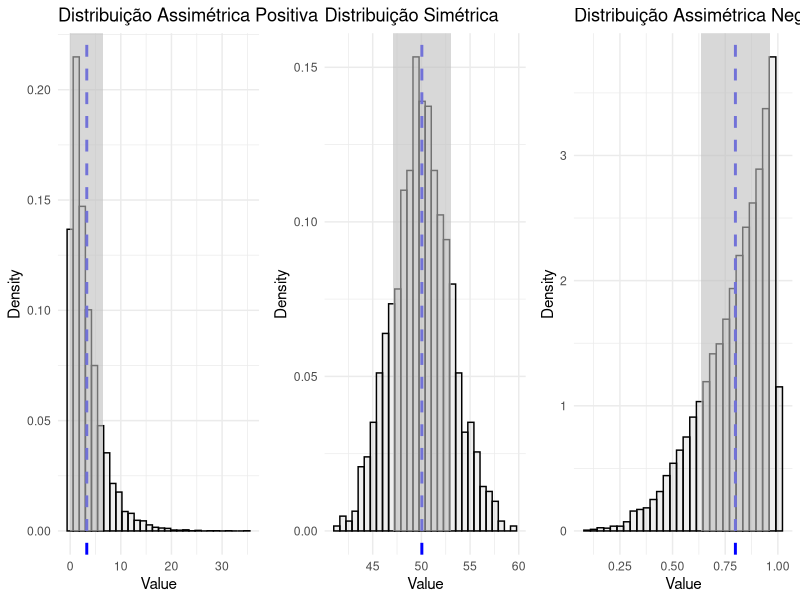

Write R code to recreate this figure.
## ---- chunk 1
#| echo: false
tempo_req_A = rnorm(10,70,0.5) |> round()

knitr::kable(table(tempo_req_A),col.names = c("Tempo de resposta (A)","Freq"))
## ---- chunk 2
#| echo: false

tempo_req_B = rnorm(10,70,1.5) |> round()
knitr::kable(table(tempo_req_B),col.names = c("Tempo de resposta (B)","Freq"))
## ---- chunk 3
#| echo: false
require(tidyverse)
set.seed(45)
dados = runif(20,35,40) |> round()
tabela = tibble::tibble(X = sort(dados) |> unique(),
               fa = table(dados),
               fr = prop.table(fa),
               Fa = cumsum(fa),
               Fr = cumsum(fr) )
knitr::kable(tabela)
## ---- chunk 4
x = c(35,36,37,38,39,40)
x  = rep(x,c(1,6,9,2,1,1))
range(x)
max(x)-min(x)
## ---- chunk 5
#| echo: false
require(tidyverse)
set.seed(3)
dados.interval = runif(50,35,50) |> round()
HIST = hist(dados.interval,plot=F)
interval = cut(dados.interval,HIST$breaks,right = T)
tabela.interval = tibble::tibble(X = sort(interval) |> unique(),
               PM = HIST$mids,          
               fa = table(interval),
               fr = prop.table(fa) |> round(2),
               Fa = cumsum(fa),
               Fr = cumsum(fr) ) |> t()
knitr::kable(tabela.interval)

## ---- chunk 6
x = seq(35,49,2)
x  = rep(x,c(3,10,9,5,12,2,8,1))
range(x)
max(x)-min(x)
## ---- chunk 7
x = c(35,36,37,38,39,40)
x  = rep(x,c(1,6,9,2,1,1))
IQR(x)
max(x) - min(x)
## ---- chunk 8
x = c(35,36,37,38,39,40,90)
x  = rep(x,c(1,6,9,2,1,1,3))
IQR(x)
max(x) - min(x)
## ---- chunk 9
x = c(3,6,5,7,9)
var(x)
## ---- chunk 10
#| echo: false

knitr::kable(tabela)
## ---- chunk 11
x = c(35,36,37,38,39,40)
n = 20
fr = c(0.05,0.30,0.45,0.10,0.05,0.05)
fa = n*fr
media.ponderada = weighted.mean(x = x,w = fr)

sum(fa*(x-media.ponderada)^2)/(n-1)



## ---- chunk 12
#| echo: false

knitr::kable(tabela.interval)
## ---- chunk 13
x = c(seq(35,49,2))
n = 50
fr = c(0.06,0.20,0.18,0.10,0.24,0.04,0.16,0.02)
fa = n*fr
media.ponderada = weighted.mean(x = x,w = fr)
sum(fa*(x-media.ponderada)^2)/(n-1)
## ---- chunk 14
#| echo: false
(servidor = rnorm(20,30,5) |> round() )
## ---- chunk 15
#| echo: false

library(ggplot2)
library(cowplot)
create_distribution_plot <- function(data, title) {
  mean_val <- mean(data)
  sd_val <- sd(data)
  
  ggplot(data = data.frame(x = data), aes(x = x)) +
    geom_histogram(aes(y = ..density..), bins = 30, color = "black", alpha = 0.1) +
    #geom_density(color = "blue", size = 1.2) +
    geom_vline(xintercept = mean_val, linetype = "dashed", color = "blue", size = 1) +
    geom_ribbon(data = data.frame(x = c(mean_val - sd_val, mean_val + sd_val)),
                aes(ymin = 0, ymax = Inf, x = x), fill = "gray", alpha = 0.6) +
    labs(title = title, x = "Value", y = "Density") +
    theme_minimal()
}
n = 10000
# Distribuição Simétrica (Normal)
set.seed(123)
data_symmetric <- rnorm(1000, mean = 50, sd = 3)

# Distribuição Assimétrica Positiva
data_pos_skew <- rgamma(n,1,.3)#rlnorm(1000, meanlog = log(50), sdlog = 0.4)

# Distribuição Assimétrica Negativa
data_neg_skew <- rbeta(n,4,1)#-rlnorm(1000, meanlog = log(50), sdlog = 0.4) + 100

# Criação dos gráficos

plot_pos_skew <- create_distribution_plot(data_pos_skew, "Distribuição Assimétrica Positiva")
plot_symmetric <- create_distribution_plot(data_symmetric, "Distribuição Simétrica")
plot_neg_skew <- create_distribution_plot(data_neg_skew, "Distribuição Assimétrica Negativa")
(plot_grid(plot_pos_skew,plot_symmetric ,plot_neg_skew, nrow = 1))

## ---- chunk 16
A = c(15, 16, 15, 17, 14, 16, 15)
B = c(45, 47, 44, 46, 45, 48, 46)

(media.A = mean(A));(media.B = mean(B))
(sd.A = sd(A));(sd.B = sd(B))
(cv.A = (sd.A/media.A)*100);(cv.B = (sd.B/media.B)*100)
